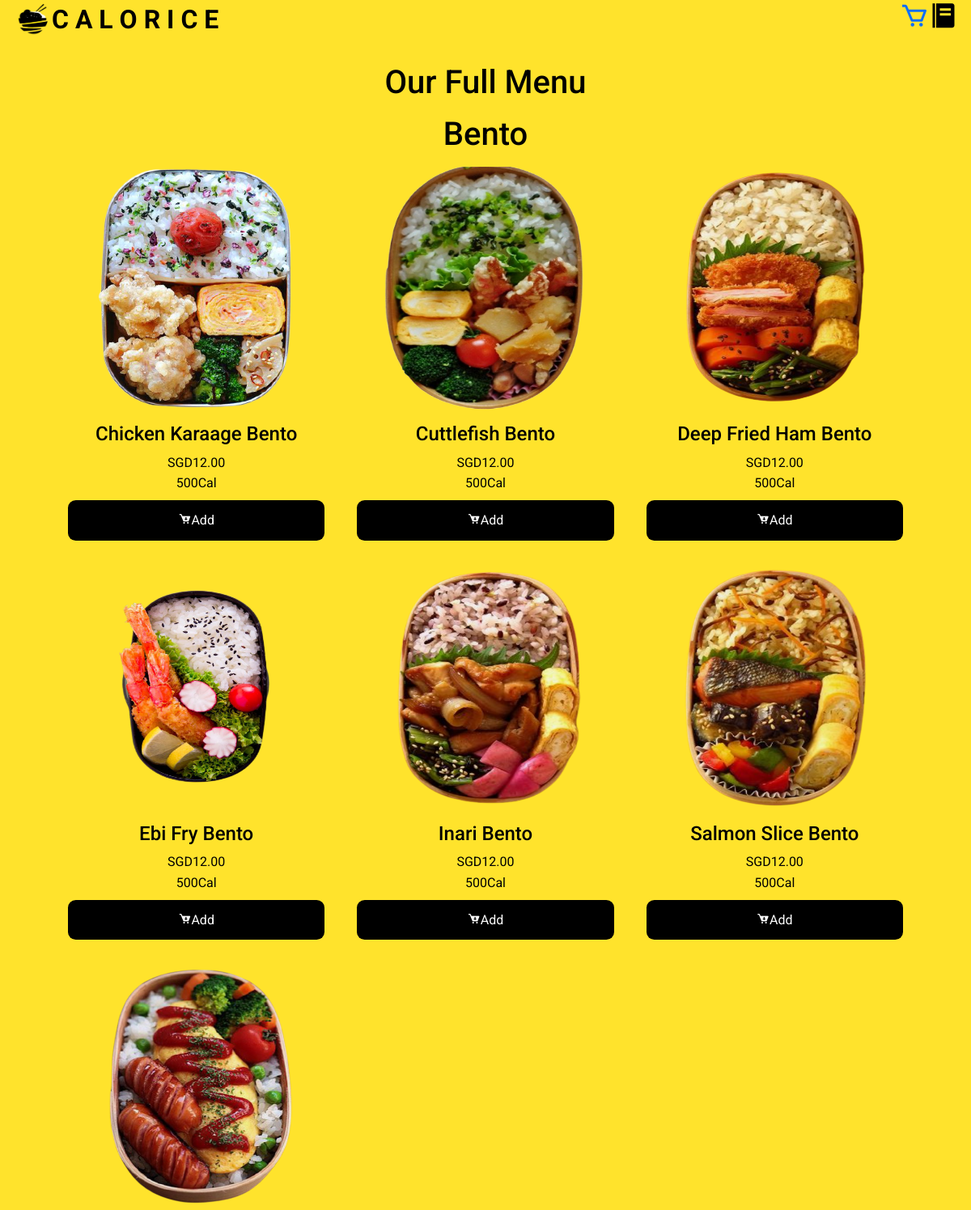
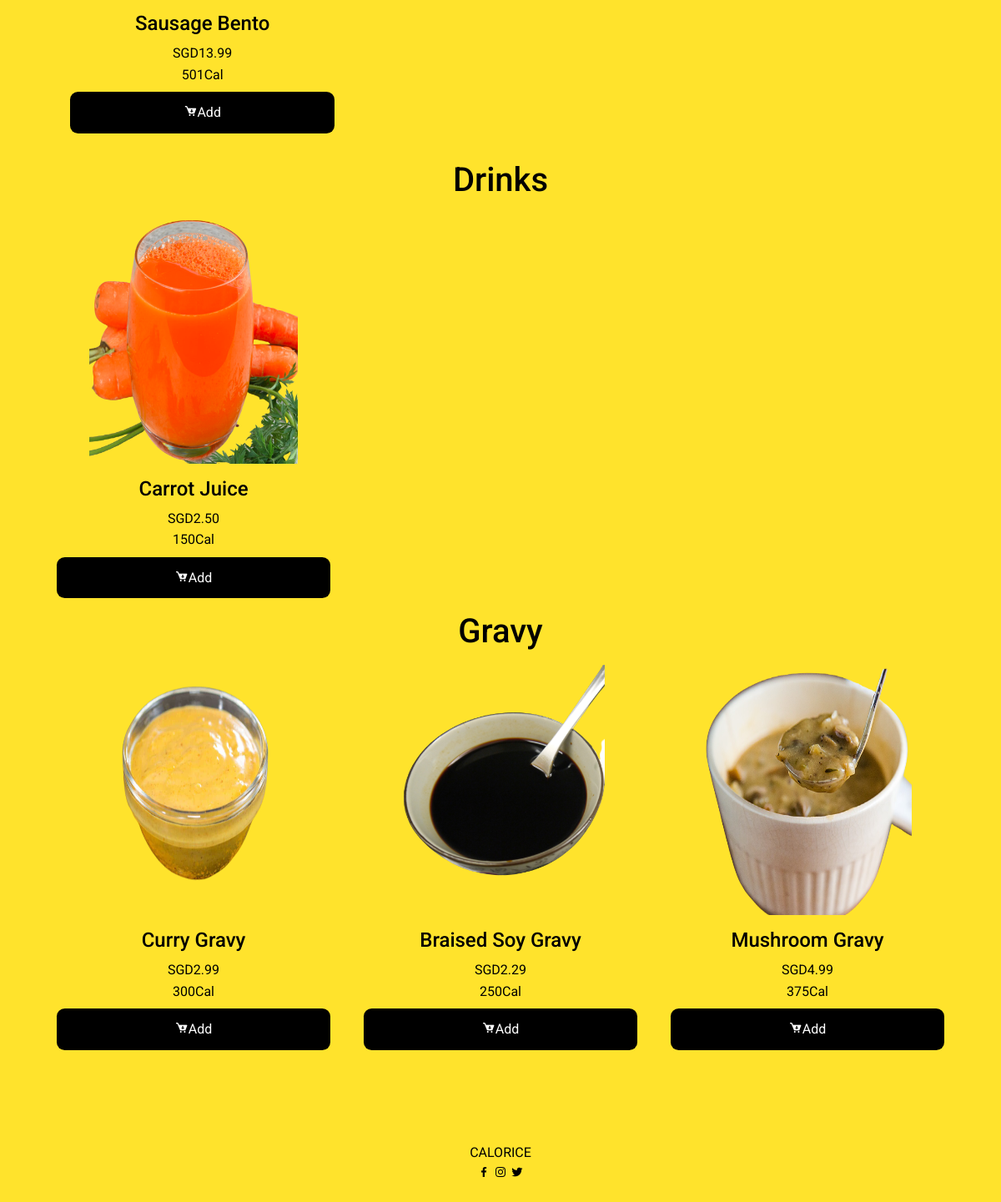
Page /menu.php on the committed database (2 pictures, top to bottom).
### tables this page shows
CREATE TABLE `food` (
  `food_id` int(11) NOT NULL,
  `food_name` varchar(255) NOT NULL,
  `food_category` varchar(128) NOT NULL,
  `food_subcategory` varchar(128) NOT NULL,
  `food_healthierchoice` smallint(6) DEFAULT '0',
  `food_vegan` smallint(6) DEFAULT NULL,
  `food_price` decimal(10,2) NOT NULL,
  `food_calories` int(11) NOT NULL,
  `food_img` varchar(256) DEFAULT NULL
);

### config/db.php (called while the page is built, shortened)
<?php
class DB {
  protected static $mdb = null;
  public static function getMDB() {
    $mdb = DB::$mdb;
    if ($mdb === null) {
      $mdb = DB::$mdb = new MeekroDB();
    }
    $mdb->sync_config();
    return $mdb;
  }
  public static function query() { $args = func_get_args(); return call_user_func_array(array(DB::getMDB(), 'query'), $args); }
}
class MeekroDB {
  public $encoding = 'latin1';
  public $connect_options = array(MYSQLI_OPT_CONNECT_TIMEOUT => 30);
  public $internal_mysql = null;
  public function __construct($host=null, $user=null, $password=null, $dbName=null, $port=null, $encoding=null, $socket=null)  {
    if ($encoding === null) $encoding = DB::$encoding;
    $this->encoding = $encoding;
  }
  public function get() {
    $mysql = $this->internal_mysql;
    if (!($mysql instanceof MySQLi)) {
      $mysql = new mysqli();
      foreach ($this->connect_options as $key => $value) {
        $mysql->options($key, $value);
      }
      $mysql->set_charset($this->encoding);
      $this->internal_mysql = $mysql;
    }
    return $mysql;
  }
  protected function preparseQueryParams() {
    $args = func_get_args();
    $sql = trim(strval(array_shift($args)));
    $args_all = $args;
    if (count($args_all) == 0) return array($sql);
    $chunkyQuery = array();
    return $chunkyQuery;
  }
  public function parseQueryParams() {
    $args = func_get_args();
    $chunkyQuery = call_user_func_array(array($this, 'preparseQueryParams'), $args);
    $query = '';
    foreach ($chunkyQuery as $chunk) {
      if (is_string($chunk)) {
        $query .= $chunk;
        continue;
      }
      $result = '';
      $query .= $result;
    }
    return $query;
  }
  protected function prependCall($function, $args, $prepend) { array_unshift($args, $prepend); return call_user_func_array($function, $args); }
  public function query() { $args = func_get_args(); return $this->prependCall(array($this, 'queryHelper'), $args, 'assoc'); }
  protected function queryHelper() {
    $args = func_get_args();
    $type = array_shift($args);
    $db = $this->get();
    $is_buffered = true;
    $row_type = 'assoc';
    $full_names = false;
    $sql = call_user_func_array(array($this, 'parseQueryParams'), $args);
    $result = $db->query($sql, $is_buffered ? MYSQLI_STORE_RESULT : MYSQLI_USE_RESULT);
    $return = array();
    while ($row = ($row_type == 'assoc' ? $result->fetch_assoc() : $result->fetch_row())) {
      $return[] = $row;
    }
    return $return;
  }
}
?>

### menu.php (the view, shortened to what this page needs)
<?php
include "config/db.php";
?>
<!DOCTYPE html>
<html lang="en">
<head>
    <link href="https://cdn.jsdelivr.net/npm/bootstrap@5.0.0-beta3/dist/css/bootstrap.min.css" rel="stylesheet">
    <link href='https://unpkg.com/boxicons@2.0.7/css/boxicons.min.css' rel='stylesheet'>
    <link rel="stylesheet" href="css/styles.css">
    <link rel="stylesheet" href="css/menu.css">
</head>
<body>
    <?php
    include "header.php";
    ?>
    <div class="container">
        <div class="row">
            <h1 class="text-center">Our Full Menu</h1>
        </div>
        <div class="row bentodiv">
            <h1 class="text-center">Bento</h1>
            <?php
                $bento = DB::query('SELECT * FROM food WHERE food_category = "Bento"');
                foreach($bento as $bento_result){
                    echo '<div class="col-lg-4 col-sm-6 menubox"><div class="row"><p class="text-center"><img src=" ';
                    echo SITE_URL . "admin/" . $bento_result['food_img'];
                    echo '" alt="" class="menu_img"></p></div><div class="row namerow"><h4 class="text-center">';
                    echo ucwords($bento_result['food_name']);
                    echo '</h4></div><div class="row pricerow"><span class="text-center">';
                    echo "SGD" . $bento_result['food_price'];
                    echo '</span></div><div class="row caloriesrow"><span class="text-center">';
                    echo $bento_result['food_calories'] . "Cal";
                    echo '</span></div><div class="row addbuttonrow"><a class="addbutton text-center"><i class="bx bxs-cart-download buy_now"></i>Add</a></div></div>
                    ';
                }
            ?>
        </div>
        <div class="row">
            <h1 class="text-center">Drinks</h1>
            <?php
                $drinks = DB::query('SELECT * FROM food WHERE food_subcategory = "drinks"');
                foreach($drinks as $drinks_result){
                    echo '<div class="col-lg-4 col-sm-6 menubox"><div class="row"><p class="text-center"><img src=" ';
                    echo SITE_URL . "admin/" . $drinks_result['food_img'];
                    echo '" alt="" class="menu_img"></p></div><div class="row namerow"><h4 class="text-center">';
                    echo ucwords($drinks_result['food_name']);
                    echo '</h4></div><div class="row pricerow"><span class="text-center">';
                    echo "SGD" . $drinks_result['food_price'];
                    echo '</span></div><div class="row caloriesrow"><span class="text-center">';
                    echo $drinks_result['food_calories'] . "Cal";
                    echo '</span></div><div class="row addbuttonrow"><a class="addbutton text-center"><i class="bx bxs-cart-download"></i>Add</a></div></div>
                    ';
                }
            ?>
        </div>
        <div class="row">
            <h1 class="text-center">Gravy</h1>
            <?php
                $gravy = DB::query('SELECT * FROM food WHERE food_subcategory = "gravy"');
                foreach($gravy as $gravy_result){
                    echo '<div class="col-lg-4 col-sm-6 menubox"><div class="row"><p class="text-center"><img src=" ';
                    echo SITE_URL . "admin/" . $gravy_result['food_img'];
                    echo '" alt="" class="menu_img"></p></div><div class="row namerow"><h4 class="text-center">';
                    echo ucwords($gravy_result['food_name']);
                    echo '</h4></div><div class="row pricerow"><span class="text-center">';
                    echo "SGD" . $gravy_result['food_price'];
                    echo '</span></div><div class="row caloriesrow"><span class="text-center">';
                    echo $gravy_result['food_calories'] . "Cal";
                    echo '</span></div><div class="row addbuttonrow"><a class="addbutton text-center"><i class="bx bxs-cart-download"></i>Add</a></div></div>
                    ';
                }
            ?>
        </div>
    </div>
    <footer class="footer section bd-container">
        <div class="footer_container bd-grid">
            <div class="footer_content">
                <a href="index.php" class="footer_logo">CALORICE</a>
                <div>
                    <a href="" class="footer_social"><i class='bx bxl-facebook' ></i></a>
                    <a href="" class="footer_social"><i class='bx bxl-instagram' ></i></a>
                    <a href="" class="footer_social"><i class='bx bxl-twitter' ></i></a>
                </div>
            </div>
        </div>
    </footer>
</body>
</html>

### header.php (shortened to what this page needs)
<header class="l-header " id="header">
        <nav class="nav bd-container">
            <a href="index.php" class="logo"><img class="img-logo" src="images/logo.png" alt=""></a>
            <a href="<?php echo htmlspecialchars(SITE_URL); ?>" class="nav_logo"><h2><strong>C A L O R I C E</strong></h2></a>
            <div class="nav_cart cart" id="nav-cart">
                <div><a href="checkout.php"><i class='bx bx-cart bx-md'></i><span class="count"><?php echo $userCartCount ?></span></a></div>
            </div>
            <div class="nav_toggle" id="nav-toggle">
                <i class='bx bxs-food-menu bx-md' ></i>
            </div>
        </nav>
    </header>

### css/styles.css (style rules this page uses)
:root { --header-height:3rem; --primary-color: #FFE32C; --primary-color-alt: #FFC82A; --title-color:#393939; --text-color:#000000; --text-color-light:#A6A6A6; --body-color:#FFE32C; --container-color:#FFFFFF; --body-font: 'Roboto', san serif; --biggest-font-size: 2.5rem; --h1-font-size: 2rem; --h2-font-size: 1.5rem; --h3-font-size: 1rem; --normal-font-size: 1rem; --small-font-size:.0.9rem; --smaller-font-size: 0.75rem; --font-medium:500; --font-semi-bold:500; --mb-1:0.5rem; --mb-2:1rem; --mb-3:1.5rem; --mb-4:2.0rem; --mb-5:2.5rem; --mb-6:3rem; --z-tooltip:10; --z-fixed:100; }
@media screen and (min-width:768px) { :root { --biggest-font-size:4rem; --h1-font-size: 2.25rem; --h2-font-size: 1.5rem; --h3-font-size: 1.25rem; --normal-font-size: 1rem; --small-font-size:0.875rem; --smaller-font-size: 0.813rem; } }
*,::before,::after { box-sizing: border-box; }
html { scroll-behavior: smooth; }
.logo { width: 48px; height:48px; }
body { margin: var(--header-height) 0 0 0; font-family: var(--body-font); font-size:var(--normal-font-size); background-color: var(--body-color); color: var(--text-color); line-height: 1.6; }
h1,h2,h3,p,ul { margin:0; }
a { text-decoration:none; }
img { max-width: 100%; height:300px; }
.img-logo { max-width: 100%; height:auto; }
.section { padding: 4rem 0 2rem; }
.bd-container { max-width: 100%; width: calc(100%-2rem); margin-left:var(--mb-2); margin-right: var(--mb-2); text-align: center; justify-content: center; }
.bd-grid { display: grid; gap:1.5rem; }
.l-header { width:100%; z-index: 2; position: fixed; top:0; left:0; background-color:var(--body-color); }
.nav { max-width: 100%; height: var(--header-height); display: flex; justify-content:space-between; align-items: center; background-color: var(--body-color); }
.nav_link, .nav_logo, .nav_toggle { color:var(--text-color); font-weight: var(--font-medium); }
.nav_cart { color:var(--text-color); font-weight: var(--font-medium); font-size: 1.5rem; cursor:pointer; position:sticky; margin: 0 0 0 auto; }
.nav_toggle { font-size: 1.5rem; cursor:pointer; }
.menu_img { width:250px; align-self:center; margin-bottom: var(--mb-2); }
.bx { font-family: var(--body-font); }
footer i { color: var(--text-color); }
footer a { color: var(--text-color); text-decoration: none; }
.container { padding:30px; }

### css/menu.css (style rules this page uses)
.menu_img { width:250px; align-self:center; margin-bottom: var(--mb-2); }
.menubox { padding: 1em 2em; }
.addbutton { display:inline-block; background-color: #000; color:#FFF; padding: 0.75rem 0; border-radius: 0.6rem; transition:0.3s; font-family: var(--body-font); cursor:pointer; }
.bentodiv { padding: 1em; }
.addbuttonrow { padding-top: 0.5em; }

### rows in the picture
food: food_img (picture), food_name "Chicken Karaage Bento", food_price "12.00", food_calories "500"
food: food_img (picture), food_name "Cuttlefish Bento", food_price "12.00", food_calories "500"
food: food_img (picture), food_name "Deep Fried Ham Bento", food_price "12.00", food_calories "500"
food: food_img (picture), food_name "Ebi Fry Bento", food_price "12.00", food_calories "500"
food: food_img (picture), food_name "Inari Bento", food_price "12.00", food_calories "500"
food: food_img (picture), food_name "Salmon Slice Bento", food_price "12.00", food_calories "500"
food: food_img (picture), food_name "Sausage Bento", food_price "13.99", food_calories "501"
food: food_img (picture), food_name "Carrot Juice", food_price "2.50", food_calories "150"
food: food_img (picture), food_name "Curry Gravy", food_price "2.99", food_calories "300"
food: food_img (picture), food_name "Braised Soy Gravy", food_price "2.29", food_calories "250"
food: food_img (picture), food_name "Mushroom Gravy", food_price "4.99", food_calories "375"
